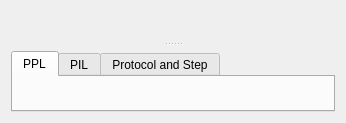
<?xml version="1.0" encoding="UTF-8"?>
<ui version="4.0">
 <class>PPLProcedure</class>
 <widget class="QWidget" name="PPLProcedure">
  <property name="geometry">
   <rect>
    <x>0</x>
    <y>0</y>
    <width>346</width>
    <height>123</height>
   </rect>
  </property>
  <property name="windowTitle">
   <string>Form</string>
  </property>
  <layout class="QGridLayout" name="gridLayout_4">
   <item row="0" column="0">
    <widget class="QSplitter" name="splitter">
     <property name="orientation">
      <enum>Qt::Orientation::Vertical</enum>
     </property>
     <property name="handleWidth">
      <number>3</number>
     </property>
     <widget class="DataExchangeWidget" name="dataExchangeWidget" native="true"/>
     <widget class="QWidget" name="layoutWidget">
      <layout class="QVBoxLayout" name="verticalLayout">
       <item>
        <widget class="NameDescriptionWidget" name="nameDescriptionWidget" native="true"/>
       </item>
       <item>
        <widget class="QTabWidget" name="tabWidget">
         <property name="currentIndex">
          <number>0</number>
         </property>
         <widget class="QWidget" name="pplTab">
          <attribute name="title">
           <string>PPL</string>
          </attribute>
          <layout class="QGridLayout" name="gridLayout">
           <item row="0" column="0">
            <widget class="ASRUWidget" name="pplWidget" native="true"/>
           </item>
          </layout>
         </widget>
         <widget class="QWidget" name="pilTab">
          <attribute name="title">
           <string>PIL</string>
          </attribute>
          <layout class="QGridLayout" name="gridLayout_2">
           <item row="0" column="0">
            <widget class="ASRUWidget" name="pilWidget" native="true"/>
           </item>
          </layout>
         </widget>
         <widget class="QWidget" name="protocolTab">
          <attribute name="title">
           <string>Protocol and Step</string>
          </attribute>
          <layout class="QGridLayout" name="gridLayout_3">
           <item row="0" column="0">
            <widget class="PPLProtocolStepWidget" name="protocolWidget" native="true"/>
           </item>
           <item row="1" column="0">
            <widget class="PPLProtocolStepWidget" name="protocolStepWidget" native="true"/>
           </item>
           <item row="2" column="0">
            <widget class="ProcedureWidget" name="procedureWidget" native="true"/>
           </item>
          </layout>
         </widget>
        </widget>
       </item>
      </layout>
     </widget>
    </widget>
   </item>
  </layout>
 </widget>
 <customwidgets>
  <customwidget>
   <class>DataExchangeWidget</class>
   <extends>QWidget</extends>
   <header location="global">gui.widgets.dataclasswidgets.dataexchangewidget</header>
   <container>1</container>
  </customwidget>
  <customwidget>
   <class>NameDescriptionWidget</class>
   <extends>QWidget</extends>
   <header location="global">gui.widgets.dataclasswidgets.namedescriptionwidget</header>
   <container>1</container>
  </customwidget>
  <customwidget>
   <class>ASRUWidget</class>
   <extends>QWidget</extends>
   <header location="global">gui.widgets.dataclasswidgets.asruwidgets</header>
   <container>1</container>
  </customwidget>
  <customwidget>
   <class>PPLProtocolStepWidget</class>
   <extends>QWidget</extends>
   <header location="global">gui.widgets.dataclasswidgets.asruwidgets</header>
   <container>1</container>
  </customwidget>
  <customwidget>
   <class>ProcedureWidget</class>
   <extends>QWidget</extends>
   <header location="global">gui.widgets.dataclasswidgets.asruwidgets</header>
   <container>1</container>
  </customwidget>
 </customwidgets>
 <resources/>
 <connections/>
</ui>
